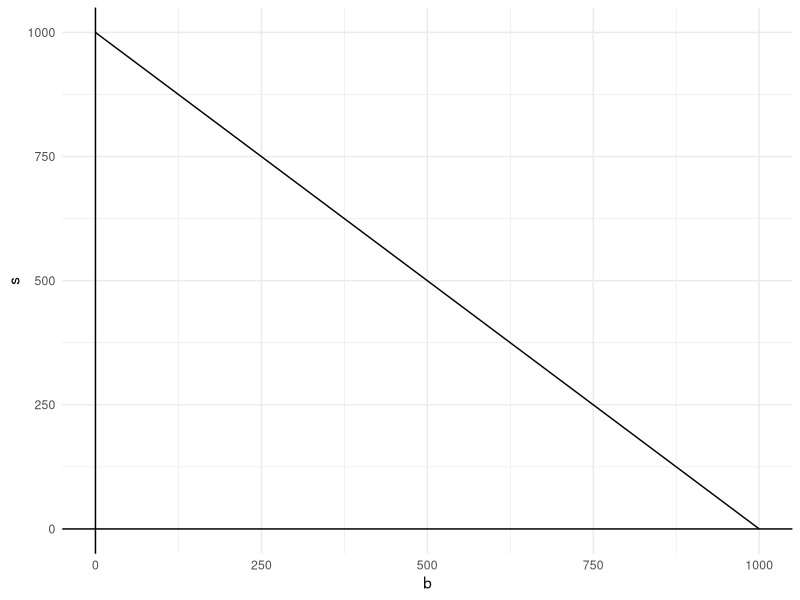
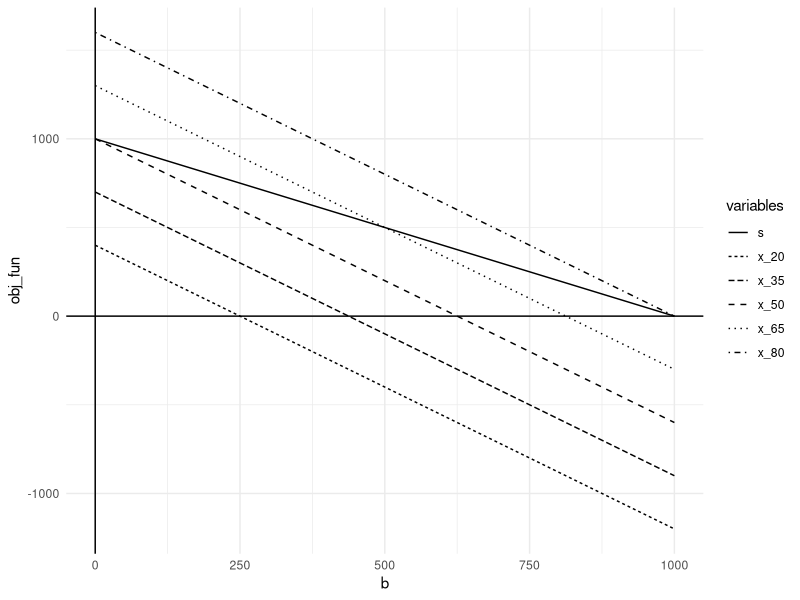

Generate these figures, in order, with R:
## ---- chunk 1

library(tidyverse)
library(rmarkdown)
library(knitr)
library(xml2)

knitr::opts_chunk$set(echo = T, 
                      warning = T, 
                      message = F, 
                      eval = T, 
                      include = T,
                      fig.height=4, 
                      fig.width=4
                      )
## ---- chunk 2

b <- 0:1000
s <- 1000 - b

ggplot(data.frame(cbind(b, s)), aes(b, s)) +
  geom_line() +
  geom_vline(xintercept = 0) + #vertical line
  geom_hline(yintercept = 0) + #horizontal line
  theme_minimal()

## ---- chunk 3

y_s <- 0:1000

x_20 <- (20-0.08*y_s)/0.05 #contour line: .05b+.08s=20
x_35 <- (35-0.08*y_s)/0.05 #contour line: .05b+.08s=35
x_50 <- (50-0.08*y_s)/0.05
x_65 <- (65-0.08*y_s)/0.05
x_80 <- (80-0.08*y_s)/0.05

data_plot_w <- cbind(b, s, x_20, 
                     x_35, x_50, 
                     x_65, x_80) %>%
  dplyr::as_tibble() #wide format

data_plot_l <- tidyr::gather(data_plot_w, 
                             s:x_80,
                             key = "variables",
                             value = "obj_fun") #long format

ggplot(data = data_plot_l, aes(b, obj_fun)) +
  geom_line(aes(linetype = variables)) +
  geom_vline(xintercept = 0) +
  geom_hline(yintercept = 0) +
  theme_minimal()
